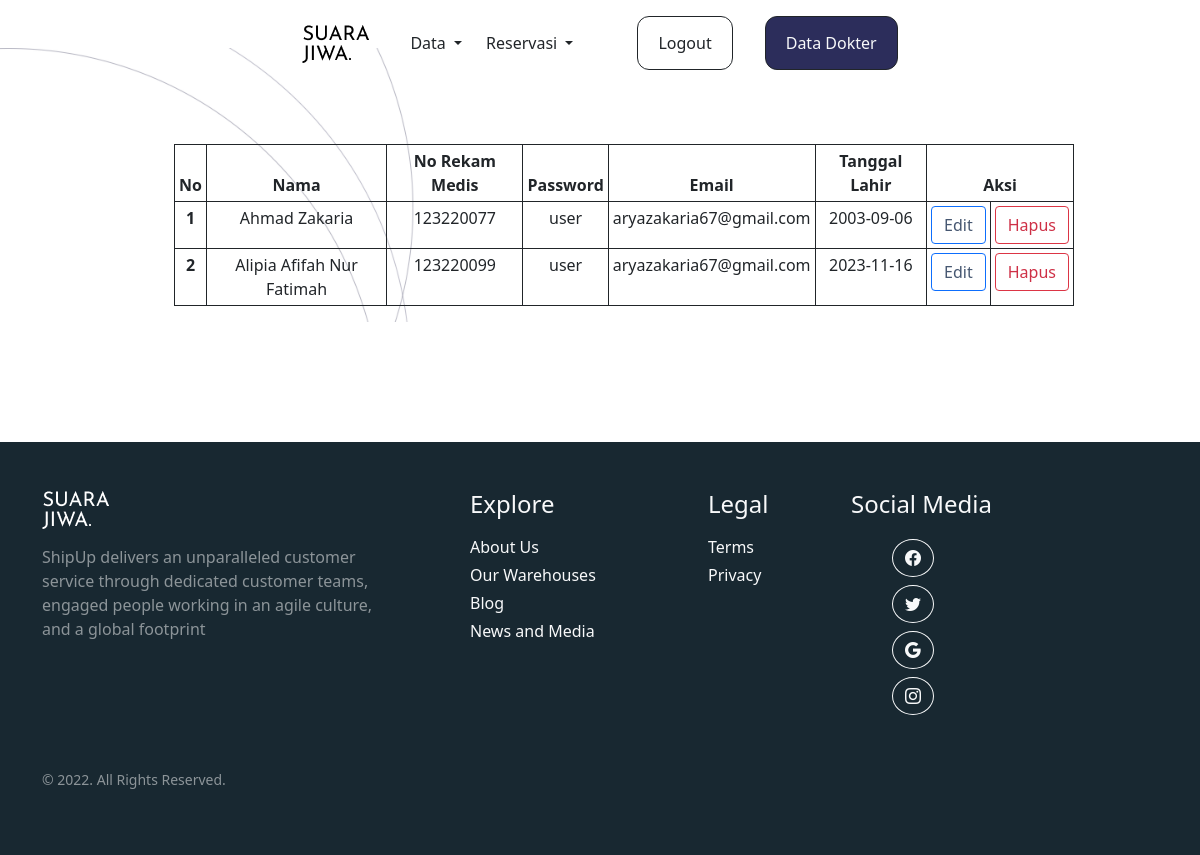
Page /admin/DPasien.php (signed in) on the earlier database version.
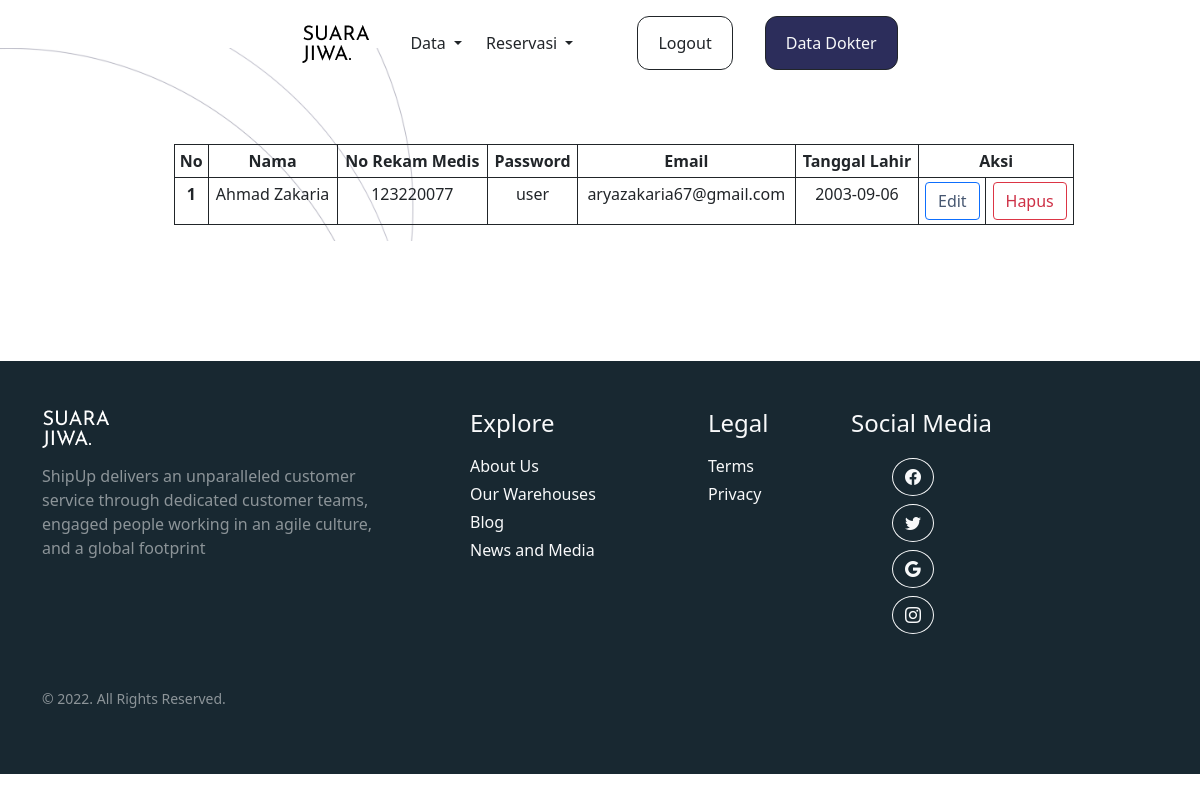
Same page on the later database version.
### tables this page shows
CREATE TABLE `user` (
  `rek_medis` int(5) NOT NULL,
  `password` varchar(50) NOT NULL,
  `nama` varchar(50) DEFAULT NULL,
  `email` varchar(50) DEFAULT NULL,
  `tanggal_lahir` date DEFAULT NULL
);

### admin/DPasien.php (the view, shortened to what this page needs)
<!DOCTYPE html>
<html lang="en">
  <head>
    <link rel="stylesheet" href="https://cdn.jsdelivr.net/npm/bootstrap-icons@1.5.0/font/bootstrap-icons.css" />
    <link href="https://cdn.jsdelivr.net/npm/bootstrap@5.0.2/dist/css/bootstrap.min.css" rel="stylesheet" />
    <link rel="stylesheet" href="../style.css" />
  </head>
  <body class="overflow-x-hidden">
    <nav id="nav1" class="navbar navbar-expand-lg bg-body-tertiary fixed-top pt-3">
      <div class="container-fluid">
        <div class="collapse navbar-collapse justify-content-center" id="navbarNavDropdown">
          <ul class="navbar-nav text-center d-flex align-items-center">
            <li class="nav-item ">
            <a href="idxAdmin.php"><img src="../gambar/sj.png" style="left: 5;" alt="" srcset=""><a class="navbar-brand" href="#"></a></a>
            </li>
            <li class="nav-item dropdown">
              <a class="nav-link dropdown-toggle text-dark ms-3" href="#" role="button" data-bs-toggle="dropdown" aria-expanded="false">
                Data
              </a>
            </li>
            <li class=" ms-2 nav-item dropdown">
              <a class="nav-link dropdown-toggle text-dark" href="#" role="button" data-bs-toggle="dropdown" aria-expanded="false">
              Reservasi
              </a>
            </li>
            <li class=" ms-2 nav-item">
              <button style="border-radius: 12px!important;" class="btn btn-outline-dark ms-5"><a class="nav-link active text-dark" aria-current="page" href="logout.php">Logout</a></button>
            </li>
            <li class=" ms-2 nav-item">
              <button style="border-radius: 12px!important;" class="btn btn-dark bg-dark ms-4"><a class="nav-link active text-light" aria-current="page" href="daftar.php">Data Dokter</a></button>
            </li>
          </ul>
        </div>
      </div>
    </nav>
    <section class=" mb-5 mt-5 pt-5 d-flex justify-content-center align-items-center" style="background-image: url(../gambar/bg.jpg); background-size: cover;">
    <table class="table table-bordered table-sm ms-5 w-75 border-dark mt-5 text-center">
  <thead>
    <tr>
      <th scope="col">No</th>
      <th scope="col">Nama</th>
      <th scope="col">No Rekam Medis</th>
      <th scope="col">Password</th>
      <th scope="col">Email</th>
      <th scope="col">Tanggal Lahir</th>
      <th colspan="2">Aksi</th>
    </tr>
  </thead>
  <tbody>
<?php
include '../koneksi.php';
$no = 1;
$data = mysqli_query($connect,"select * from user");
while($d = mysqli_fetch_array($data)){
?>
    <tr>
      <th scope="row"><?php echo $no++; ?></th>
      <td><?php echo $d['nama']; ?></td>
      <td><?php echo $d['rek_medis']; ?></td>
        <td><?php echo $d['password']; ?></td>
      <td><?php echo $d['email']; ?></td>
      <td><?php echo $d['tanggal_lahir']; ?></td>
      <td><button type='button' class='btn btn-outline-primary'><a style='text-decoration: none; color:#465771;' href='update.php?rek_medis=<?=$d["rek_medis"]?>'>Edit</a></button></td>
        <td><button type='button' class='btn btn-outline-danger'><a style='text-decoration: none;color:#ce3046;' href='hapus.php?rek_medis=<?=$d["rek_medis"]?>'>Hapus</a></button></td>
    </tr>
<?php
}
?>
  </tbody>
</table>
    </section>
    <br><br><br>
      <div class="px-3 pb-5 footer" style="background-color: #182831!important;">
        <div class="container">
          <div class="row ">
            <div class="col-lg-4 col-xs-12 mt-5">
              <img src="gambar/sj.png" class="mb-3" alt="" srcset="" style="filter: invert(100%);">
              <p class="pr-5 text-white-50 mb-1">ShipUp delivers an unparalleled customer service through dedicated customer teams, engaged people working in an agile culture, and a global footprint</p>
            </div>
            <div class="col-lg-2 col-xs-12 mt-5 ms-5 links">
              <h4 class="mt-lg-0 mb-3 mt-sm-3 text-light">Explore</h4>
              <ul class="m-0 p-0" style="list-style: none">
                <li class="mb-1"><a class="text-decoration-none text-light" href="profile.html">About Us</a></li>
                <li class="mb-1"><a class="text-decoration-none text-light" href="profile.html">Our Warehouses</a></li>
                <li class="mb-1"><a class="text-decoration-none text-light" href="profile.html">Blog</a></li>
                <li class="mb-1"><a class="text-decoration-none text-light" href="profile.html">News and Media</a></li>
                <br />
              </ul>
            </div>
            <div class="col-lg-1 col-xs-12 mt-5 ms-5 location">
              <h4 class="mt-lg-0 mb-3 mt-sm-4 text-light">Legal</h4>
              <ul class="m-0 p-0" style="list-style: none">
                <li class="mb-1"><a class="text-decoration-none text-light" href="profile.html">Terms</a></li>
                <li class="mb-1"><a class="text-decoration-none text-light" href="profile.html">Privacy</a></li>
                <br />
              </ul>
            </div>
            <div class="col-lg-3 col-xs-12 mt-5 ms-5 lsocial">
              <h4 class="mt-lg-0 mb-3 mt-sm-4 text-light">Social Media</h4>
              <div class="icon d-inline">
              <div class="col-md-5 col-lg-4 ml-lg-0 text-center text-md-end">
                <a
                   class="btn btn-outline-light rounded-circle m-1"
                   class="text-white"
                   role="button"
                   ><i class="bi bi-facebook"></i
                  ></a>
                <a
                   class="btn btn-outline-light rounded-circle m-1"
                   class="text-white"
                   role="button"
                   ><i class="bi bi-twitter"></i
                  ></a>
                <a
                   class="btn btn-outline-light rounded-circle m-1"
                   class="text-white"
                   role="button"
                   ><i class="bi bi-google"></i
                  ></a>
                <a
                   class="btn btn-outline-light rounded-circle m-1"
                   class="text-white"
                   role="button"
                   ><i class="bi bi-instagram"></i
                  ></a>
              </div>
            </div>
            </div>
          </div>
          <div class="row mt-5">
            <div class="col copyright">
              <p class=""><small class="text-white-50">© 2022. All Rights Reserved.</small></p>
            </div>
          </div>
        </div>
      </div>
  </body>
</html>

### style.css (style rules this page uses)
.bg-dark { background-color: #2C2D5B !important; }

Differences in the rows shown:
removed user: nama "Alipia Afifah Nur Fatimah", rek_medis "123220099", password "user", email "aryazakaria67@gmail.com", tanggal_lahir "2023-11-16"
